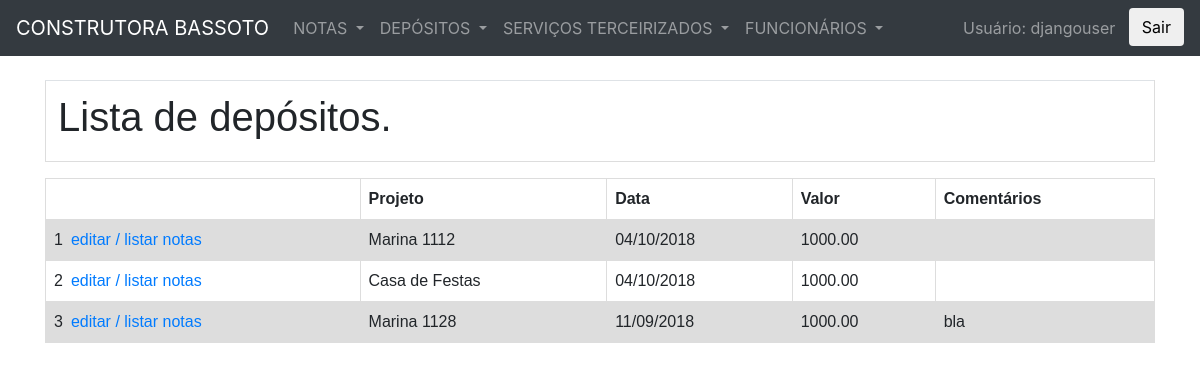
/deposito/deposito_list/ (signed in), run on the app's committed database.
### notas/models.py (models this page shows, shortened)
class Deposito(models.Model):
	data = models.DateField()
	valor = models.DecimalField(
		max_digits=10,
		decimal_places=2
		)
	comentarios = models.CharField(
		max_length=70,
		blank=True,
		help_text="Informações relacionadas com o depósito(opcional)."
		)
	projeto = models.ForeignKey(
		'Projeto',
		on_delete=models.SET_NULL,
		null=True)
	class Meta:
		ordering = ["-id"]

class Projeto(models.Model):
	nome = models.CharField(
		max_length=30
		)
	def __str__(self):
		return self.nome

### notas/views.py (the view)
# urls.py: path('deposito/deposito_list/', views.deposito_list, name='deposito_list'),
@login_required
def deposito_list(request):
    depositos = Deposito.objects.all()
    depositos = depositos.order_by('-data')
    context = {'depositos': depositos}
    return render(request, 'depositos/deposito_list.html', context)

### Z_construtoraBassotoFiles/notas/templates/depositos/deposito_list.html (shortened to what this page needs)
{% extends 'notas/base.html' %}
{% block content %}
<table class="table" border="0">
	<tr>
		<td>
			<h1>Lista de depósitos.</h1>
		</td>
	</tr>
</table>
<div class="post">
	<table class="indice">
		<tr>
			<th></th>
			<th>Projeto</th>
			<th>Data</th>
			<th>Valor</th>
			<th>Comentários</th>
		</tr>
		{% for deposito in depositos %}
			<tr>
				{% if perms.notas.can_change %}
					<td><a href="{% url 'notas:deposito_edit' deposito.pk %}">editar / <a href="{% url 'notas:nota_filter' %}?projeto={{deposito.projeto.pk}}&deposito={{deposito.pk}}">listar notas</td>
				{% else %}
					<td><b><a href="{% url 'notas:nota_filter' %}?projeto={{deposito.projeto.pk}}&deposito={{deposito.pk}}">listar notas</td>
				{% endif %}
				<td>{{ deposito.projeto }}</td>
				<td>{{ deposito.data|date:"d/m/Y" }}</td>
				<td>{{ deposito.valor }}</td>
				<td>{{ deposito.comentarios }}</td>
			</tr>
		{% endfor %}
	</table>
</div>
{% endblock %}

### Z_construtoraBassotoFiles/notas/templates/notas/base.html (shortened to what this page needs)
{% load static %}
<!doctype html>
<html>
	<head>
    <link rel="stylesheet" href="https://stackpath.bootstrapcdn.com/bootstrap/4.1.0/css/bootstrap.min.css">
  <link rel="stylesheet" href="https://use.fontawesome.com/releases/v5.0.13/css/all.css">
	</head>
	<body>
<nav class="navbar navbar-expand-sm bg-dark navbar-dark">
  </button> <a class="navbar-brand" href="{% url 'notas:nota_list' %}">CONSTRUTORA BASSOTO</a>
  <div class="collapse navbar-collapse" id="collapsibleNavbar">
  <ul class="navbar-nav">
    <li class="nav-item dropdown">
      <a class="nav-link dropdown-toggle" href="#" id="navbardrop" data-toggle="dropdown">
        NOTAS
      </a>
    </li>
    <li class="nav-item dropdown">
      <a class="nav-link dropdown-toggle" href="#" id="navbardrop" data-toggle="dropdown">
        DEPÓSITOS
      </a>
    </li>
    <li class="nav-item dropdown">
      <a class="nav-link dropdown-toggle" href="#" id="navbardrop" data-toggle="dropdown">
        SERVIÇOS TERCEIRIZADOS
      </a>
    </li>
    <li class="nav-item dropdown">
      <a class="nav-link dropdown-toggle" href="#" id="navbardrop" data-toggle="dropdown">
        FUNCIONÁRIOS
      </a>
  </ul>
      <li class="navbar-nav ml-auto">
        {% if user.is_authenticated %}
          <div class="navbar-text">Usuário: {{ user.get_username }}&nbsp;&nbsp;&nbsp;</div>
            <form action="{% url 'logout'%}?next={{request.path}}" method="get">
              <button type="submit" class="btn btn-default navbar-btn" >Sair</button>
            </form>
        {% else %}
            <form action="{% url 'login'%}?next={{request.path}}" method="get">
              <button type="submit" class="btn btn-default navbar-btn" >Sair</button>
            </form>
        {% endif %}
    </li>
  </div>
</nav>
<br>
		<div class="container">
			<main>
				{% block content %}
        {% endblock %}
			</main>
		</div>
 	</body>
</html>

### Z_construtoraBassotoFiles/notas/templates/notas/base.html (style rules this page uses)
table { font-family: arial, sans-serif; border-collapse: collapse; width: 100%; }
td, th { border: 1px solid #dddddd; text-align: left; padding: 8px; }
tr:nth-child(even) { background-color: #dddddd; }
table.indice { counter-reset: rowNumber; }
table.indice tr:not(:first-child) { counter-increment: rowNumber; }
table.indice tr td:first-child::before { content: counter(rowNumber); min-width: 1em; margin-right: 0.5em; }

### data on the page
Deposito: projeto "Marina 1112", data "04/10/2018", valor "1000.00"
Deposito: projeto "Casa de Festas", data "04/10/2018", valor "1000.00"
Deposito: projeto "Marina 1128", data "11/09/2018", valor "1000.00", comentarios "bla"

### other printed values
{{ user.get_username }} "djangouser"
